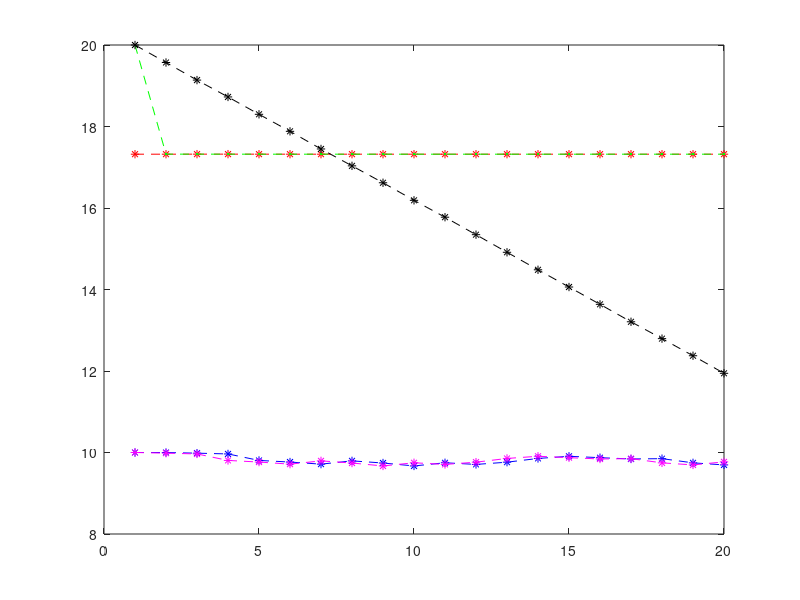

This figure's MATLAB source:
d=20;
s=0.5;
tita = 30;
posrob = d*cos(tita*pi/180);

w=0;

k=1;

%d = d+s;
%s = s+w;

x = [d;s;posrob]

A = [1, -cos(tita*pi/180), 0;
	0,1,0
	0,0,1];

B=0;

F=[0;1;0];

%x = A*x + F*w

V=1;

P = [1,0,cos(tita*pi/180);0,1,0;1/cos(tita*pi/180),0,1];

C = [1,0,0];

N = 2;

y(1)=20;
%y(2)=9;
%y(3)=19.5;
%y(4)=29;
for g=2:20
	y(g)=y(g-1)-0.5*cos(tita*pi/180)+0.02*rand(1)
endfor

xc=x

PC = P

pos(1)=xc(1);
spd(1)=xc(2);


for k=1:19

	xz = A*xc+B*1
	if k==1
		pospr(1)=xz(3);
		spdpr(1)=xz(2);
	endif

	PZ = A*PC*A'+F*V*F'


	PC = [(PZ^(-1)) + C'*(N^(-1))*C]^(-1)

	xc= xz+PC*C'*(N^(-1))*(y(k+1)-C*xz)
	pospr(k+1)=xz(3);pos(k+1)=xc(3);
	spdpr(k+1)=xz(2);spd(k+1)=xc(2);
endfor
k=1:20;
plot(k,pospr,'r*--',k,pos,'g.--',k,spdpr*20,'b*--',k,spd*20,'m*--',k,y,'k*--');